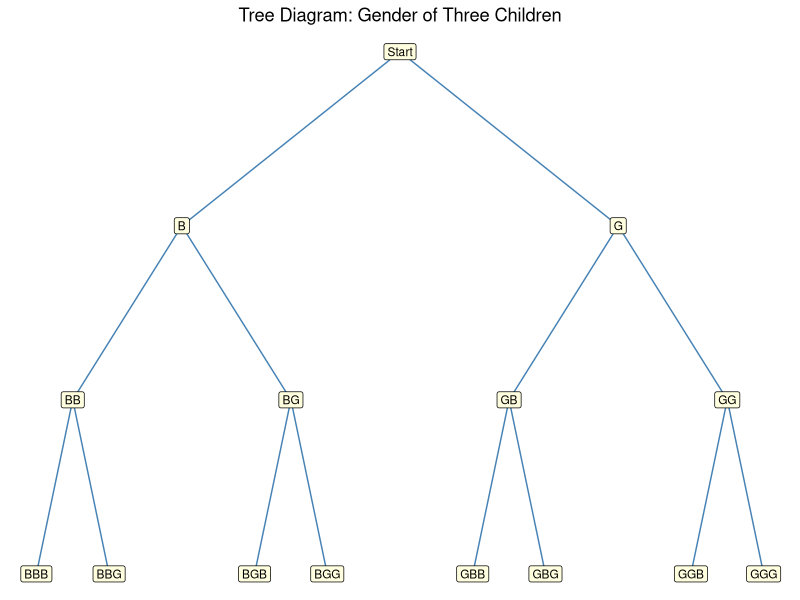
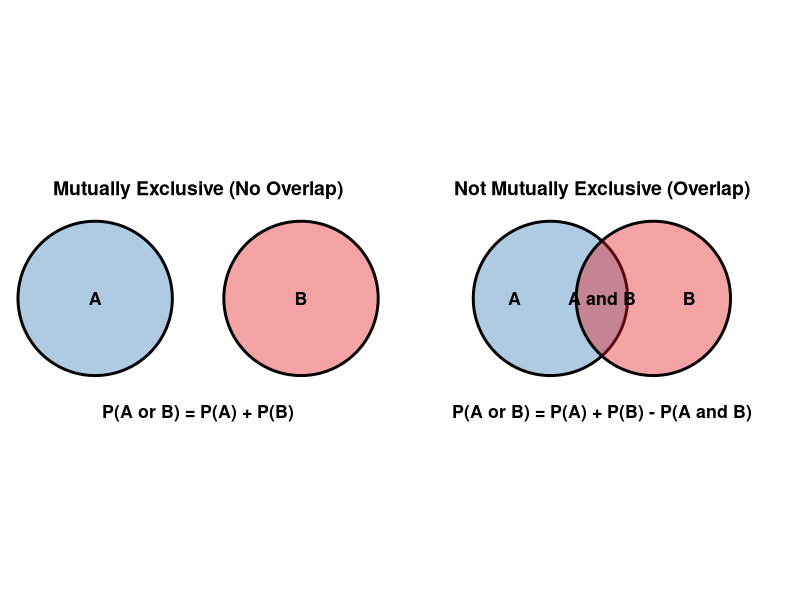

These charts were generated, in order, by the following R code:
## ---- chunk 1
library(tidyverse)
## ---- chunk 2
# Generate sample space for two dice
die1 <- 1:6
die2 <- 1:6
sample_space <- expand.grid(Die1 = die1, Die2 = die2)
sample_space$Sum <- sample_space$Die1 + sample_space$Die2

cat("Total outcomes:", nrow(sample_space), "\n")

# Display as grid
ss_matrix <- matrix(paste0("(", rep(1:6, each=6), ",", rep(1:6, 6), ")"),
                    nrow = 6, ncol = 6, byrow = TRUE)
rownames(ss_matrix) <- paste("Die1 =", 1:6)
colnames(ss_matrix) <- paste("Die2 =", 1:6)
knitr::kable(ss_matrix, caption = "Sample space for two dice (36 outcomes)")
## ---- chunk 3
suits <- c("Hearts", "Diamonds", "Clubs", "Spades")
ranks <- c("A","2","3","4","5","6","7","8","9","10","J","Q","K")
deck <- expand.grid(Rank = ranks, Suit = suits)
deck$Card <- paste(deck$Rank, deck$Suit)
cat("Total cards in sample space:", nrow(deck), "\n\n")
cat("First 8 cards shown:\n")
print(deck$Card[1:8])
## ---- chunk 4
genders <- c("B", "G")
ss <- expand.grid(Child1 = genders, Child2 = genders, Child3 = genders)
ss$Outcome <- paste0(ss$Child1, ss$Child2, ss$Child3)
cat("Sample space (", nrow(ss), "outcomes ):\n")
print(ss$Outcome)
## ---- chunk 5
library(ggplot2)

# Manually specify tree structure for 3 children
nodes <- data.frame(
  label = c("Start",
            "B","G",
            "BB","BG","GB","GG",
            "BBB","BBG","BGB","BGG","GBB","GBG","GGB","GGG"),
  x = c(0,
        -3, 3,
        -4.5,-1.5,1.5,4.5,
        -5,-4,-2,-1,1,2,4,5),
  y = c(4,
        3,3,
        2,2,2,2,
        1,1,1,1,1,1,1,1)
)

edges <- data.frame(
  x1=c(0,0,-3,-3,3,3,-4.5,-4.5,-1.5,-1.5,1.5,1.5,4.5,4.5),
  y1=c(4,4,3,3,3,3,2,2,2,2,2,2,2,2),
  x2=c(-3,3,-4.5,-1.5,1.5,4.5,-5,-4,-2,-1,1,2,4,5),
  y2=c(3,3,2,2,2,2,1,1,1,1,1,1,1,1)
)

ggplot() +
  geom_segment(data=edges, aes(x=x1,y=y1,xend=x2,yend=y2), color="steelblue") +
  geom_label(data=nodes, aes(x=x, y=y, label=label), size=3, fill="lightyellow") +
  theme_void() +
  labs(title="Tree Diagram: Gender of Three Children") +
  theme(plot.title = element_text(hjust=0.5))
## ---- chunk 6
# Two black 10s: 10 of Clubs and 10 of Spades
n_event <- 2   # black 10s
n_sample <- 52 # total cards
prob <- n_event / n_sample
cat("P(black 10) =", n_event, "/", n_sample, "=", round(prob, 4), "=", "1/26\n")
## ---- chunk 7
genders <- c("B","G")
ss <- expand.grid(C1=genders, C2=genders, C3=genders)
ss$Outcome <- paste0(ss$C1, ss$C2, ss$C3)
ss$TwoGirls <- rowSums(ss[,1:3] == "G") == 2

cat("Sample space:", paste(ss$Outcome, collapse=", "), "\n")
cat("Outcomes with exactly 2 girls:", paste(ss$Outcome[ss$TwoGirls], collapse=", "), "\n")
cat("P(exactly 2 girls) =", sum(ss$TwoGirls), "/", nrow(ss), "=",
    round(mean(ss$TwoGirls), 4), "\n")
## ---- chunk 8
suits <- c("Hearts","Diamonds","Clubs","Spades")
ranks <- c("A","2","3","4","5","6","7","8","9","10","J","Q","K")
deck <- expand.grid(Rank=ranks, Suit=suits)

p_jack <- sum(deck$Rank=="J") / 52
p_6clubs <- sum(deck$Rank=="6" & deck$Suit=="Clubs") / 52
p_3_or_diamond <- sum(deck$Rank=="3" | deck$Suit=="Diamonds") / 52
p_3_or_6 <- sum(deck$Rank=="3" | deck$Rank=="6") / 52

cat("(a) P(jack)          =", p_jack, "= 4/52 = 1/13\n")
cat("(b) P(6 of clubs)    =", p_6clubs, "= 1/52\n")
cat("(c) P(3 or diamond)  =", p_3_or_diamond, "= 16/52 = 4/13\n")
cat("(d) P(3 or 6)        =", p_3_or_6, "= 8/52 = 2/13\n")
## ---- chunk 9
months_31 <- c("Jan","Mar","May","Jul","Aug","Oct","Dec")
months_not_31 <- c("Feb","Apr","Jun","Sep","Nov")

cat("(a) Complement of getting a 4: {1, 2, 3, 5, 6}\n")
cat("(b) Complement of 31-day month: {", paste(months_not_31, collapse=", "), "}\n")
cat("(c) Complement of weekday: {Saturday, Sunday}\n")
## ---- chunk 10
p_industrial <- 1/5
p_not_industrial <- 1 - p_industrial
cat("P(industrialized) =", p_industrial, "\n")
cat("P(not industrialized) = 1 -", p_industrial, "=", p_not_industrial, "\n")
## ---- chunk 11
p_fly <- 3/25
p_not_fly <- 1 - p_fly
cat("P(fly) =", p_fly, "\n")
cat("P(not fly) = 1 -", p_fly, "=", p_not_fly, "=", 22, "/", 25, "\n")
## ---- chunk 12
blood <- data.frame(
  Type = c("O","A","B","AB"),
  Frequency = c(21,22,5,2)
)
blood$RelFreq <- blood$Frequency / sum(blood$Frequency)
knitr::kable(blood, digits=3, col.names=c("Blood Type","Frequency","Relative Frequency"),
             caption="Blood Type Distribution (n=50)")

p_O <- 21/50
p_B <- 5/50
cat("\nP(type O) =", p_O, "\n")
cat("P(type B) =", p_B, "\n")
cat("P(O or B) =", p_O + p_B, "\n")
## ---- chunk 13
hospital <- data.frame(Days=3:7, Freq=c(15,32,56,19,5))
hospital$P <- hospital$Freq / sum(hospital$Freq)
knitr::kable(hospital, digits=4, col.names=c("Days","Frequency","P(X)"),
             caption="Hospital Stay Distribution (n=127)")
cat("(a) P(exactly 4 days) =", round(32/127,4), "\n")
cat("(b) P(at most 4 days) =", round((15+32)/127,4), "\n")
cat("(c) P(at least 5 days)=", round((56+19+5)/127,4), "\n")
## ---- chunk 14
outcomes <- 1:6
odd <- outcomes[outcomes %% 2 != 0]
even <- outcomes[outcomes %% 2 == 0]
lt4 <- outcomes[outcomes < 4]
gt4 <- outcomes[outcomes > 4]

cat("(a) Odd:", odd, "| Even:", even, "| Overlap:", intersect(odd, even),
    "→ MUTUALLY EXCLUSIVE\n")
cat("(b) {3} vs Odd:", odd, "| Overlap:", intersect(3, odd),
    "→ NOT mutually exclusive\n")
cat("(c) Odd:", odd, "vs <4:", lt4, "| Overlap:", intersect(odd, lt4),
    "→ NOT mutually exclusive\n")
cat("(d) >4:", gt4, "vs <4:", lt4, "| Overlap:", intersect(gt4, lt4),
    "→ MUTUALLY EXCLUSIVE\n")
## ---- chunk 15
cat("(a) Getting a 7 AND a jack: cannot both be on one card → MUTUALLY EXCLUSIVE\n")
cat("(b) Getting a club AND a king: king of clubs exists → NOT mutually exclusive\n")
cat("(c) Face card AND ace: aces are not face cards → MUTUALLY EXCLUSIVE\n")
cat("(d) Face card AND spade: jack/queen/king of spades exist → NOT mutually exclusive\n")
## ---- chunk 16
shops <- data.frame(Brand = c("Starbucks","Caribou","Crazy Mocha"), Count=c(3,2,4))
total <- sum(shops$Count)
p_starbucks <- 3/total
p_crazy <- 4/total
p_or <- p_starbucks + p_crazy

cat("P(Starbucks or Crazy Mocha) = P(Starbucks) + P(Crazy Mocha)\n")
cat("                            =", p_starbucks, "+", p_crazy, "=", p_or, "= 7/9\n")
## ---- chunk 17
employees <- c("US Steel"=110, "Alcoa"=750, "Bayer"=250)
total <- sum(employees)
p <- employees / total
cat("Total employees:", total, "\n")
cat("P(US Steel or Alcoa) =", employees["US Steel"], "+", employees["Alcoa"],
    "/", total, "=", (employees["US Steel"]+employees["Alcoa"])/total, "\n")
cat("                     = 860/1110 = 86/111 ≈", round(860/1110,4), "\n")
## ---- chunk 18
p_saturday <- 1/7
p_sunday <- 1/7
p_weekend <- p_saturday + p_sunday
cat("P(Saturday or Sunday) = 1/7 + 1/7 =", p_weekend, "= 2/7\n")
## ---- chunk 19
suits <- c("Hearts","Diamonds","Clubs","Spades")
ranks <- c("A","2","3","4","5","6","7","8","9","10","J","Q","K")
deck <- expand.grid(Rank=ranks, Suit=suits)
deck$IsAce <- deck$Rank=="A"
deck$IsBlack <- deck$Suit %in% c("Clubs","Spades")
deck$IsAceOrBlack <- deck$IsAce | deck$IsBlack

cat("Aces:", sum(deck$IsAce), "| Black cards:", sum(deck$IsBlack),
    "| Black aces:", sum(deck$IsAce & deck$IsBlack), "\n")
cat("P(ace or black) = 4/52 + 26/52 - 2/52 =", (4+26-2)/52, "= 28/52 = 7/13\n")
## ---- chunk 20
staff <- data.frame(
  Staff = c("Nurses","Physicians","Total"),
  Female = c(7,3,10),
  Male = c(1,2,3),
  Total = c(8,5,13)
)
knitr::kable(staff, caption="Hospital Staff Composition")

cat("\nP(nurse or male) = P(nurse) + P(male) - P(male nurse)\n")
cat("                 = 8/13 + 3/13 - 1/13 =", (8+3-1)/13, "= 10/13\n")
## ---- chunk 21
p_int <- 0.32
p_acc <- 0.09
p_both <- 0.06
p_or <- p_int + p_acc - p_both
cat("P(intoxicated or accident) = P(intox) + P(acc) - P(both)\n")
cat("                           =", p_int, "+", p_acc, "-", p_both, "=", p_or, "\n")
## ---- chunk 22
library(ggplot2)

# Helper function to generate coordinates for a circle
get_circle_coords <- function(cx, cy, r, group, npoints = 100) {
  theta <- seq(0, 2 * pi, length.out = npoints)
  data.frame(
    x = cx + r * cos(theta),
    y = cy + r * sin(theta),
    group = group
  )
}

# 1. Generate data for Mutually Exclusive (No Overlap)
me_A <- get_circle_coords(cx = 2, cy = 5, r = 1.5, group = "A")
me_B <- get_circle_coords(cx = 6, cy = 5, r = 1.5, group = "B")
me_data <- rbind(me_A, me_B)
me_data$condition <- "Mutually Exclusive (No Overlap)"

# 2. Generate data for Not Mutually Exclusive (With Overlap)
nme_A <- get_circle_coords(cx = 3, cy = 5, r = 1.5, group = "A")
nme_B <- get_circle_coords(cx = 5, cy = 5, r = 1.5, group = "B")
nme_data <- rbind(nme_A, nme_B)
nme_data$condition <- "Not Mutually Exclusive (Overlap)"

# Combine datasets
venn_data <- rbind(me_data, nme_data)

# Create a data frame for text annotations 
labels_data <- data.frame(
  x = c(2, 6,                             
        2.3, 5.7, 4,                     
        4,                               
        4),                               
  y = c(5, 5, 
        5, 5, 5, 
        2.8,                              
        2.8),                             
  label = c("A", "B", 
            "A", "B", "A and B", 
            "P(A or B) = P(A) + P(B)",     
            "P(A or B) = P(A) + P(B) - P(A and B)"), 
  condition = c("Mutually Exclusive (No Overlap)", "Mutually Exclusive (No Overlap)",
                "Not Mutually Exclusive (Overlap)", "Not Mutually Exclusive (Overlap)",
                "Not Mutually Exclusive (Overlap)",
                "Mutually Exclusive (No Overlap)",  
                "Not Mutually Exclusive (Overlap)")
)

# Plot using ggplot2
ggplot(venn_data, aes(x = x, y = y, fill = group)) +
  geom_polygon(alpha = 0.4, color = "black", linewidth = 1) +
  geom_text(data = labels_data, aes(x = x, y = y, label = label), 
            inherit.aes = FALSE, size = 4.5, fontface = "bold") +
  facet_wrap(~condition) +
  scale_fill_manual(values = c("A" = "#377eb8", "B" = "#e41a1c")) +
  theme_void() +
  theme(
    strip.text = element_text(size = 14, face = "bold", margin = margin(b = 10)),
    legend.position = "none"
  ) +
  coord_fixed()
## ---- chunk 23
p_head <- 1/2
p_four <- 1/6
p_both <- p_head * p_four
cat("P(head and 4) = P(head) × P(4) =", p_head, "×", p_four, "=", p_both, "= 1/12\n")

# Verify with sample space
ss <- expand.grid(Coin=c("H","T"), Die=1:6)
cat("P from sample space:", sum(ss$Coin=="H" & ss$Die==4)/nrow(ss), "\n")
## ---- chunk 24
p_queen <- 4/52
p_ace <- 4/52
p_both <- p_queen * p_ace
cat("P(queen then ace) = P(queen) × P(ace) =", p_queen, "×", p_ace, "\n")
cat("                  =", p_both, "= 16/2704 = 1/169\n")
## ---- chunk 25
p_blue <- 2/10; p_white <- 5/10; p_red <- 3/10
cat("1. P(blue and blue)  =", p_blue, "×", p_blue, "=", p_blue^2, "= 4/100 = 1/25\n")
cat("2. P(blue and white) =", p_blue, "×", p_white, "=", p_blue*p_white, "= 1/10\n")
cat("3. P(red and blue)   =", p_red, "×", p_blue, "=", p_red*p_blue, "= 6/100 = 3/50\n")
## ---- chunk 26
p_stress <- 0.46
p_all3 <- p_stress^3
cat("P(S and S and S) = (0.46)³ =", round(p_all3, 4), "≈ 0.097\n")
## ---- chunk 27
p_cb <- 0.09
p_all3 <- p_cb^3
cat("P(all 3 color blind) = (0.09)³ =", p_all3, "≈ 0.0007\n")
## ---- chunk 28
total <- 5 + 16 + 32  # 53
p_c1 <- 16/53
p_c2_given_c1 <- 15/52  # not replaced
p_both <- p_c1 * p_c2_given_c1
cat("Total burglaries:", total, "\n")
cat("P(both in 2004) = 16/53 × 15/52 =", round(p_both,4), "= 60/689\n")
## ---- chunk 29
p_H <- 0.53
p_A_given_H <- 0.27
p_both <- p_H * p_A_given_H
cat("P(H and A) = P(H) × P(A|H) =", p_H, "×", p_A_given_H, "=", p_both, "\n")
## ---- chunk 30
cat("1. P(3 jacks)  = 4/52 × 3/51 × 2/50 =",
    round(4/52 * 3/51 * 2/50, 6), "= 1/5525\n")
cat("2. P(A,K,Q)    = 4/52 × 4/51 × 4/50 =",
    round(4/52 * 4/51 * 4/50, 6), "= 8/16575\n")
cat("3. P(C,S,H)    = 13/52 × 13/51 × 13/50 =",
    round(13/52 * 13/51 * 13/50, 6), "= 169/10200\n")
cat("4. P(3 clubs)  = 13/52 × 12/51 × 11/50 =",
    round(13/52 * 12/51 * 11/50, 6), "= 11/850\n")
## ---- chunk 31
# Using law of total probability
p_box1 <- 1/2; p_box2 <- 1/2
p_red_box1 <- 2/3; p_red_box2 <- 1/4

p_red <- p_box1 * p_red_box1 + p_box2 * p_red_box2
cat("P(red) = P(Box1)×P(R|B1) + P(Box2)×P(R|B2)\n")
cat("       =", p_box1, "×", p_red_box1, "+", p_box2, "×", p_red_box2, "\n")
cat("       =", p_box1*p_red_box1, "+", p_box2*p_red_box2, "=", p_red, "= 11/24\n")
## ---- chunk 32
p_B_and_W <- 15/56
p_B <- 3/8
p_W_given_B <- p_B_and_W / p_B
cat("P(W|B) = P(B and W) / P(B) =", p_B_and_W, "/", p_B, "=", p_W_given_B, "= 5/7\n")
## ---- chunk 33
p_N_and_T <- 0.06
p_N <- 0.20
p_T_given_N <- p_N_and_T / p_N
cat("P(T|N) = P(N and T)/P(N) =", p_N_and_T, "/", p_N, "=", p_T_given_N, "\n")
## ---- chunk 34
survey <- matrix(c(32,18,8,42), nrow=2,
                 dimnames=list(c("Male","Female"), c("Yes","No")))
total <- sum(survey)

p_yes_given_female <- survey["Female","Yes"] / sum(survey["Female",])
p_male_given_no <- survey["Male","No"] / sum(survey[,"No"])

cat("1. P(Yes | Female) =", survey["Female","Yes"], "/", sum(survey["Female",]),
    "=", round(p_yes_given_female,4), "= 4/25\n")
cat("2. P(Male | No)    =", survey["Male","No"], "/", sum(survey[,"No"]),
    "=", round(p_male_given_no,4), "= 3/10\n")
## ---- chunk 35
p_no_ace_one <- 48/52
p_no_ace_four <- p_no_ace_one^4
p_at_least_one_ace <- 1 - p_no_ace_four
cat("P(no ace in 4 draws) = (48/52)⁴ =", round(p_no_ace_four, 4), "\n")
cat("P(at least 1 ace)    = 1 -", round(p_no_ace_four,4), "=", round(p_at_least_one_ace,4), "\n")
## ---- chunk 36
p_all_heads <- (1/2)^5
p_at_least_one_tail <- 1 - p_all_heads
cat("P(all heads) = (1/2)⁵ =", p_all_heads, "= 1/32\n")
cat("P(at least 1 tail) = 1 - 1/32 =", p_at_least_one_tail, "= 31/32\n")
## ---- chunk 37
p_bow <- 0.03
p_not_bow <- 1 - p_bow
p_none <- p_not_bow^4
p_at_least_one <- 1 - p_none
cat("P(no bow ties) = (0.97)⁴ =", round(p_none,4), "\n")
cat("P(at least 1 bow tie) = 1 -", round(p_none,4), "=", round(p_at_least_one,4), "\n")
## ---- chunk 38
coin_outcomes <- 2
die_outcomes <- 6
total <- coin_outcomes * die_outcomes
cat("Total outcomes = 2 × 6 =", total, "\n")

# Show all outcomes
ss <- expand.grid(Coin=c("H","T"), Die=1:6)
ss$Outcome <- paste0(ss$Coin, ss$Die)
cat("Sample space:", paste(ss$Outcome, collapse=", "), "\n")
## ---- chunk 39
colors <- 7; types <- 2; textures <- 3; uses <- 2
total <- colors * types * textures * uses
cat("Total paints = 7 × 2 × 3 × 2 =", total, "\n")
## ---- chunk 40
blood_type <- 4; rh_factor <- 2; gender <- 2
total <- blood_type * rh_factor * gender
cat("Total labels = 4 × 2 × 2 =", total, "\n")
labels <- expand.grid(Type=c("A","B","AB","O"), Rh=c("+","-"), Gender=c("M","F"))
cat("Example labels:", paste(labels$Type[1:4], labels$Rh[1:4], labels$Gender[1:4], sep=""), "\n")
## ---- chunk 41
# With repetition
with_rep <- 6^4
cat("1. With repetition:    6 × 6 × 6 × 6 =", with_rep, "\n")

# Without repetition
without_rep <- 6 * 5 * 4 * 3
cat("2. Without repetition: 6 × 5 × 4 × 3 =", without_rep, "\n")
## ---- chunk 42
n <- 5
total <- factorial(n)
cat("5! = 5 × 4 × 3 × 2 × 1 =", total, "different rankings\n")
cat("Using permutation: ₅P₅ =", factorial(5)/factorial(5-5), "\n")
## ---- chunk 43
factorial(5) / factorial(5-5)
## ---- chunk 44
# Example 4-43
n <- 5; r <- 3
perm_5_3 <- factorial(n)/factorial(n-r)
cat("\nExample 4-43: ₅P₃ = 5!/(5-3)! = 5!/2! =", perm_5_3, "\n")

# Example 4-44: TV ads
n2 <- 7; r2 <- 3
perm_7_3 <- factorial(n2)/factorial(n2-r2)
cat("\nExample 4-44: ₇P₃ = 7!/(7-3)! =", perm_7_3, "ways to place 3 of 7 ads\n")
## ---- chunk 45
# Example 4-43
n <- 5; r <- 3
factorial(n) / factorial(n-r)

# Example 4-44: TV ads
n2 <- 7; r2 <- 3
factorial(n2) / factorial(n2-r2)
## ---- chunk 46
n <- 9; r <- 2
perm <- factorial(n)/factorial(n-r)
cat("₉P₂ = 9!/(9-2)! = 9!/7! =", perm, "different arrangements\n")
## ---- chunk 47
n <- 9; r <- 2
factorial(n) / factorial(n-r)
## ---- chunk 48
letters4 <- c("A","B","C","D")
# Permutations: order matters
perms <- expand.grid(First=letters4, Second=letters4)
perms <- perms[perms$First != perms$Second, ]
perms$Perm <- paste0(perms$First, perms$Second)
cat("Permutations (", nrow(perms), "):", paste(perms$Perm, collapse=", "), "\n\n")

# Combinations: order doesn't matter
combos <- t(combn(letters4, 2))
combo_strings <- paste0(combos[,1], combos[,2])
cat("Combinations (", length(combo_strings), "):", paste(combo_strings, collapse=", "), "\n")
## ---- chunk 49
n <- 4; r <- 2
factorial(n) / factorial(n-r)
## ---- chunk 50
n <- 4; r <- 2
factorial(n) / factorial(n-r) / factorial(r)
## ---- chunk 51
cat("Example 4-47:\n")
cat("₄C₂ = 4!/(4-2)!2! = 4!/(2!2!) =", choose(4,2), "\n\n")

cat("Example 4-48: A newspaper editor has 8 books; selects 3 to review.\n")
cat("₈C₃ = 8!/(8-3)!3! = 8!/(5!3!) =", choose(8,3), "\n")
## ---- chunk 52
# Example 4-47
choose(4,2)

# Example 4-48
choose(8,3)
## ---- chunk 53
women_choices <- choose(7, 3)
men_choices <- choose(5, 2)
total <- women_choices * men_choices

cat("Choose 3 women from 7: ₇C₃ =", women_choices, "\n")
cat("Choose 2 men from 5:   ₅C₂ =", men_choices, "\n")
cat("Total = ₇C₃ × ₅C₂ =", women_choices, "×", men_choices, "=", total, "\n")
## ---- chunk 54
choose(7, 3)*choose(5, 2)
## ---- chunk 55
summary_table <- data.frame(
  Rule = c("Fundamental Counting","Permutation","Combination"),
  `When to Use` = c("Sequence of independent choices",
                    "Arrangement, order matters",
                    "Selection, order does NOT matter"),
  Formula = c("k₁ × k₂ × ··· × kₙ",
              "ₙPᵣ = n!/(n-r)!",
              "ₙCᵣ = n!/[(n-r)!r!]")
)
knitr::kable(summary_table, caption="Summary of Counting Rules")
## ---- chunk 56
# Total ways to draw 5 cards from 52
total_5card <- choose(52, 5)
cat("Total 5-card hands: C(52,5) =", total_5card, "\n")

# Ways to get 4 aces: C(4,4) × C(48,1) = 1 × 48
ways_4aces <- choose(4,4) * choose(48,1)
cat("Ways to get 4 aces: C(4,4) × C(48,1) =", ways_4aces, "\n")

p_4aces <- ways_4aces / total_5card
cat("P(4 aces) =", ways_4aces, "/", total_5card, "=", round(p_4aces, 6), "= 1/54145\n")
## ---- chunk 57
choose(4, 4)*choose(48, 1)/choose(52, 5)
## ---- chunk 58
total_4 <- choose(24, 4)
cat("Total ways to select 4 from 24: C(24,4) =", total_4, "\n\n")

# 1. Exactly 2 defective: C(4,2) × C(20,2)
a <- choose(4,2) * choose(20,2)
cat("(a) P(exactly 2 defective) = C(4,2)×C(20,2)/C(24,4) =",
    a, "/", total_4, "=", round(a/total_4, 4), "\n")

# 2. No defective: C(20,4)
b <- choose(20,4)
cat("(b) P(none defective)      = C(20,4)/C(24,4) =",
    b, "/", total_4, "=", round(b/total_4, 4), "\n")

# 3. All defective: C(4,4)=1
c_val <- choose(4,4)
cat("(c) P(all defective)       =", c_val, "/", total_4, "=", round(c_val/total_4, 8), "\n")

# 4. At least 1 defective
d_val <- 1 - b/total_4
cat("(d) P(at least 1 defective)= 1 -", round(b/total_4,4), "=", round(d_val,4), "\n")
## ---- chunk 59
den <- choose(24,4)
choose(4,2) * choose(20,2) / den
choose(20,4) / den
choose(4,4) / den
1 - choose(20,4) / den
## ---- chunk 60
# One TV Graphic and one Newstime
ways_event <- choose(6,1) * choose(8,1)
ways_total <- choose(14,2)

cat("Ways to select 1 of each: C(6,1) × C(8,1) =", ways_event, "\n")
cat("Total ways to select 2 from 14: C(14,2) =", ways_total, "\n")
cat("P(one of each) =", ways_event, "/", ways_total, "=", round(ways_event/ways_total, 4), "= 48/91\n")
## ---- chunk 61
choose(6,1) * choose(8,1) / choose(14,2)
## ---- chunk 62
# Total ordered combinations with repetition: 26^3
total <- 26^3
p_ABC <- 1 / total
cat("Total 3-letter combinations (with repetition): 26³ =", total, "\n")
cat("P(ABC in order) = 1/", total, "=", round(p_ABC, 8), "\n")
## ---- chunk 63
1 / 26^3
## ---- chunk 64
# Total ways: 8 men × 8 women = 64 ways
total_ways <- 8 * 8
# Favorable: 8 married couples
favorable <- 8
p_married <- favorable / total_ways
cat("Total ways to select 1 man and 1 woman:", total_ways, "\n")
cat("Favorable outcomes (married couples):", favorable, "\n")
cat("P(married couple) =", favorable, "/", total_ways, "=", p_married, "= 1/8\n")
## ---- chunk 65
8 / (8 * 8)
## ---- chunk 66
poker <- data.frame(
  Hand = c("Straight flush","Four of a kind","Full house","Flush",
           "Straight","Three of a kind","Two pairs","One pair","Less than one pair"),
  Ways = c(40,624,3744,5108,10200,54912,123552,1098240,1302540),
  Probability = c(0.000015,0.000240,0.001441,0.001965,0.003925,
                  0.021129,0.047539,0.422569,0.501177)
)
knitr::kable(poker, caption="5-Card Poker Hand Probabilities", digits=6)
